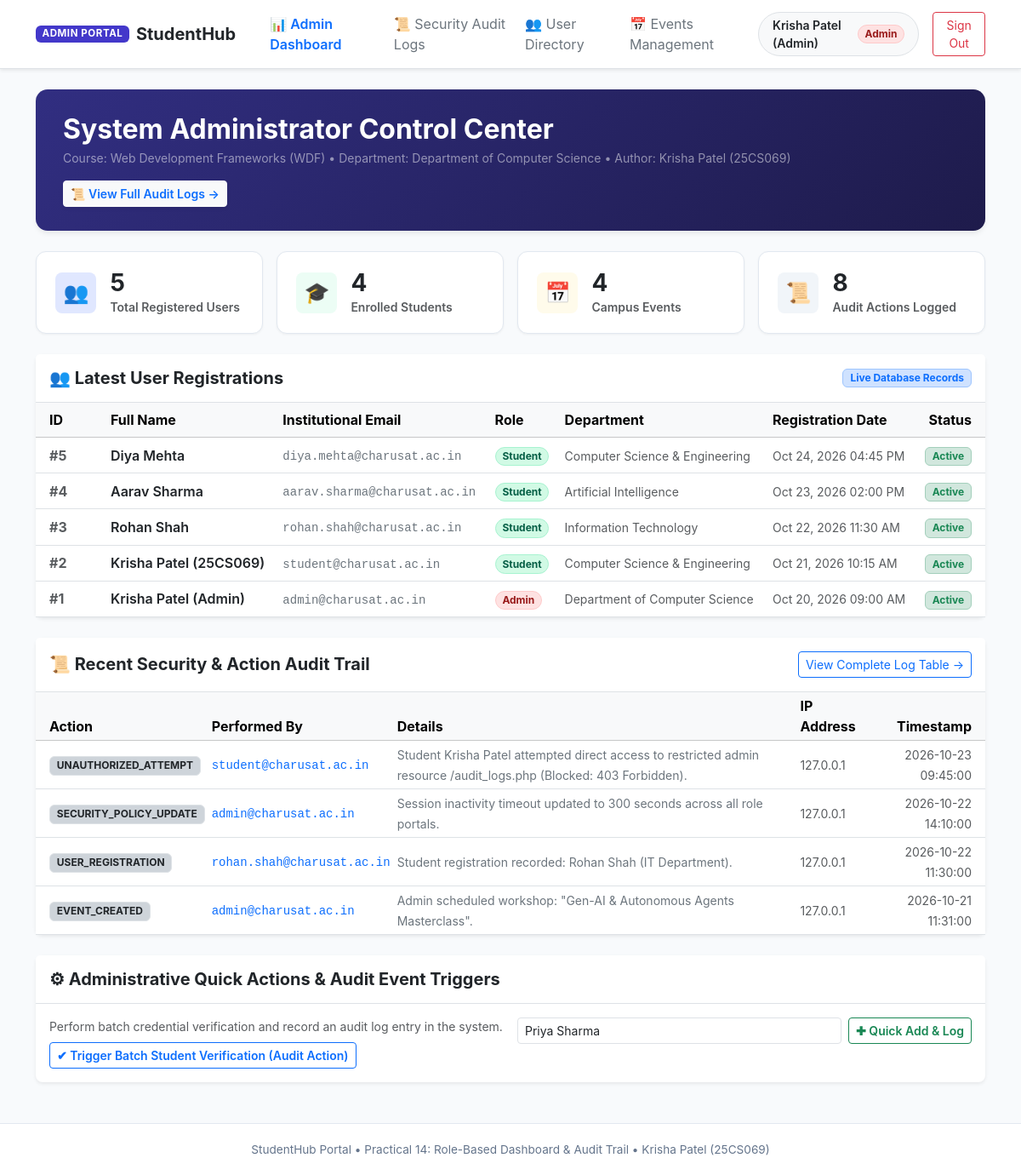
/dashboard.php (signed in), run on the app's committed database.
### tables this page shows
CREATE TABLE `users` (
    `id` INT AUTO_INCREMENT PRIMARY KEY,
    `full_name` VARCHAR(100) NOT NULL,
    `email` VARCHAR(100) NOT NULL UNIQUE,
    `password` VARCHAR(255) NOT NULL,
    `role` ENUM('Admin', 'Student') NOT NULL DEFAULT 'Student',
    `department` VARCHAR(100) DEFAULT 'Computer Science & Engineering',
    `created_at` TIMESTAMP DEFAULT CURRENT_TIMESTAMP,
    INDEX `idx_email` (`email`),
    INDEX `idx_role` (`role`)
);

CREATE TABLE `audit_logs` (
    `id` INT AUTO_INCREMENT PRIMARY KEY,
    `user_id` INT NULL,
    `user_email` VARCHAR(100) NOT NULL,
    `user_role` VARCHAR(50) NOT NULL,
    `action` VARCHAR(100) NOT NULL,
    `details` TEXT NOT NULL,
    `ip_address` VARCHAR(45) NOT NULL DEFAULT '127.0.0.1',
    `created_at` TIMESTAMP DEFAULT CURRENT_TIMESTAMP,
    INDEX `idx_action` (`action`),
    INDEX `idx_user_email` (`user_email`),
    INDEX `idx_created_at` (`created_at`)
);

### dashboard.php (the view, shortened to what this page needs)
<?php
require_once __DIR__ . '/db.php';
$full_name = $_SESSION['full_name'] ?? 'User';
$role      = $_SESSION['role'] ?? 'Student';
$dept      = $_SESSION['department'] ?? 'Computer Science & Engineering';
$stmt_total_users = $pdo->query("SELECT COUNT(*) as cnt FROM users");
$total_users = $stmt_total_users->fetch()['cnt'] ?? 0;
$stmt_students = $pdo->query("SELECT COUNT(*) as cnt FROM users WHERE role = 'Student'");
$total_students = $stmt_students->fetch()['cnt'] ?? 0;
$stmt_events = $pdo->query("SELECT COUNT(*) as cnt FROM events");
$total_events = $stmt_events->fetch()['cnt'] ?? 0;
$stmt_logs = $pdo->query("SELECT COUNT(*) as cnt FROM audit_logs");
$total_audit_logs = $stmt_logs->fetch()['cnt'] ?? 0;
$stmt_latest = $pdo->query("SELECT id, full_name, email, role, department, created_at FROM users ORDER BY id DESC LIMIT 5");
$latest_users = $stmt_latest->fetchAll();
$stmt_recent_logs = $pdo->query("SELECT id, action, details, user_email, ip_address, created_at FROM audit_logs ORDER BY id DESC LIMIT 4");
$recent_logs = $stmt_recent_logs->fetchAll();
?>
<!DOCTYPE html>
<html lang="en">
<head>
    <link href="https://cdn.jsdelivr.net/npm/bootstrap@5.3.3/dist/css/bootstrap.min.css" rel="stylesheet">
</head>
<body>
    <nav class="navbar navbar-expand-lg navbar-light bg-white border-bottom shadow-sm sticky-top">
        <div class="container">
            <a class="navbar-brand d-flex align-items-center gap-2 fw-bold text-dark" href="dashboard.php">
                <span class="badge" style="background-color: <?= $role === 'Admin' ? '#4338ca' : '#059669' ?>; font-size: 0.72rem; letter-spacing: 0.05em;">
                    <?= $role === 'Admin' ? 'ADMIN PORTAL' : 'STUDENT PORTAL' ?>
                </span>
                StudentHub
            </a>
            <div class="collapse navbar-collapse" id="navbarRoleMenu">
                <ul class="navbar-nav me-auto mb-2 mb-lg-0 ms-lg-3">
                    <?php if ($role === 'Admin'): ?>
                        <li class="nav-item">
                            <a class="nav-link active fw-semibold text-primary" href="dashboard.php">&#128202; Admin Dashboard</a>
                        </li>
                        <li class="nav-item">
                            <a class="nav-link text-secondary" href="audit_logs.php">&#128220; Security Audit Logs</a>
                        </li>
                        <li class="nav-item">
                            <a class="nav-link text-secondary" href="dashboard.php#latestRegistrations">&#128101; User Directory</a>
                        </li>
                        <li class="nav-item">
                            <a class="nav-link text-secondary" href="dashboard.php#scheduledEvents">&#128197; Events Management</a>
                        </li>
                    <?php endif; ?>
                </ul>
                <div class="d-flex align-items-center gap-3">
                    <div class="d-flex align-items-center gap-2 bg-light border rounded-pill px-3 py-1">
                        <span class="small fw-semibold text-dark"><?= htmlspecialchars($full_name) ?></span>
                        <span class="badge rounded-pill <?= $role === 'Admin' ? 'badge-role-admin' : 'badge-role-student' ?>">
                            <?= htmlspecialchars($role) ?>
                        </span>
                    </div>
                    <a href="logout.php" class="btn btn-outline-danger btn-sm" id="btnLogout">Sign Out</a>
                </div>
            </div>
        </div>
    </nav>
    <main class="container my-4">
        <div class="hero-banner d-flex justify-content-between align-items-center flex-wrap gap-3">
            <div>
                <h2 class="fw-bold mb-1">
                    <?= $role === 'Admin' ? 'System Administrator Control Center' : 'Welcome, ' . htmlspecialchars($full_name) . '!' ?>
                </h2>
                <p class="mb-0 text-white-50 small">
                    Course: Web Development Frameworks (WDF) &bull; Department: <?= htmlspecialchars($dept) ?> &bull; Author: Krisha Patel (25CS069)
                </p>
            </div>
            <div>
                <?php if ($role === 'Admin'): ?>
                    <a href="audit_logs.php" class="btn btn-light btn-sm fw-semibold shadow-sm text-primary">
                        &#128220; View Full Audit Logs &rarr;
                    </a>
                <?php else: ?>
                    <a href="audit_logs.php" class="btn btn-danger btn-sm fw-semibold shadow-sm" id="btnStudentAttempt403">
                        &#128274; Test RBAC 403 Forbidden Access
                    </a>
                <?php endif; ?>
            </div>
        </div>
        <div class="row g-3 mb-4" id="dynamicStatsRow">
            <div class="col-sm-6 col-lg-3">
                <div class="stat-card d-flex align-items-center gap-3">
                    <div class="stat-icon" style="background-color: #e0e7ff; color: #4338ca;">&#128101;</div>
                    <div>
                        <div class="h3 fw-bold mb-0 text-dark" id="statTotalUsers"><?= $total_users ?></div>
                        <div class="text-muted small fw-semibold">Total Registered Users</div>
                    </div>
                </div>
            </div>
            <div class="col-sm-6 col-lg-3">
                <div class="stat-card d-flex align-items-center gap-3">
                    <div class="stat-icon" style="background-color: #ecfdf5; color: #059669;">&#127891;</div>
                    <div>
                        <div class="h3 fw-bold mb-0 text-dark" id="statStudentCount"><?= $total_students ?></div>
                        <div class="text-muted small fw-semibold">Enrolled Students</div>
                    </div>
                </div>
            </div>
            <div class="col-sm-6 col-lg-3">
                <div class="stat-card d-flex align-items-center gap-3">
                    <div class="stat-icon" style="background-color: #fffbeb; color: #d97706;">&#128197;</div>
                    <div>
                        <div class="h3 fw-bold mb-0 text-dark" id="statEventCount"><?= $total_events ?></div>
                        <div class="text-muted small fw-semibold">Campus Events</div>
                    </div>
                </div>
            </div>
            <div class="col-sm-6 col-lg-3">
                <div class="stat-card d-flex align-items-center gap-3">
                    <div class="stat-icon" style="background-color: #f1f5f9; color: #0f172a;">&#128220;</div>
                    <div>
                        <div class="h3 fw-bold mb-0 text-dark" id="statAuditLogCount"><?= $total_audit_logs ?></div>
                        <div class="text-muted small fw-semibold">Audit Actions Logged</div>
                    </div>
                </div>
            </div>
        </div>
        <div class="card border-0 shadow-sm rounded-3 mb-4" id="latestRegistrations">
            <div class="card-header bg-white border-bottom py-3 d-flex justify-content-between align-items-center">
                <h5 class="fw-bold text-dark mb-0">&#128101; Latest User Registrations</h5>
                <span class="badge bg-primary-subtle text-primary border border-primary-subtle px-2 py-1">
                    Live Database Records
                </span>
            </div>
            <div class="table-responsive">
                <table class="table table-hover align-middle mb-0">
                    <thead class="table-light">
                        <tr>
                            <th class="ps-3" style="width: 80px;">ID</th>
                            <th>Full Name</th>
                            <th>Institutional Email</th>
                            <th>Role</th>
                            <th>Department</th>
                            <th>Registration Date</th>
                            <th class="text-end pe-3">Status</th>
                        </tr>
                    </thead>
                    <tbody>
                        <?php foreach ($latest_users as $u): ?>
                            <tr>
                                <td class="ps-3 fw-bold text-muted">#<?= $u['id'] ?></td>
                                <td>
                                    <span class="fw-semibold text-dark"><?= htmlspecialchars($u['full_name']) ?></span>
                                </td>
                                <td>
                                    <code class="text-secondary"><?= htmlspecialchars($u['email']) ?></code>
                                </td>
                                <td>
                                    <span class="badge rounded-pill <?= $u['role'] === 'Admin' ? 'badge-role-admin' : 'badge-role-student' ?>">
                                        <?= htmlspecialchars($u['role']) ?>
                                    </span>
                                </td>
                                <td><span class="small text-muted"><?= htmlspecialchars($u['department']) ?></span></td>
                                <td><span class="small text-muted"><?= date('M d, Y h:i A', strtotime($u['created_at'])) ?></span></td>
                                <td class="text-end pe-3">
                                    <span class="badge bg-success-subtle text-success border border-success-subtle">
                                        Active
                                    </span>
                                </td>
                            </tr>
                        <?php endforeach; ?>
                    </tbody>
                </table>
            </div>
        </div>
        <?php if ($role === 'Admin'): ?>
            <div class="card border-0 shadow-sm rounded-3 mb-4">
                <div class="card-header bg-white border-bottom py-3 d-flex justify-content-between align-items-center">
                    <h5 class="fw-bold text-dark mb-0">&#128220; Recent Security & Action Audit Trail</h5>
                    <a href="audit_logs.php" class="btn btn-outline-primary btn-sm">View Complete Log Table &rarr;</a>
                </div>
                <div class="table-responsive">
                    <table class="table table-sm table-hover align-middle mb-0">
                        <thead class="table-light">
                            <tr>
                                <th class="ps-3">Action</th>
                                <th>Performed By</th>
                                <th>Details</th>
                                <th>IP Address</th>
                                <th class="text-end pe-3">Timestamp</th>
                            </tr>
                        </thead>
                        <tbody>
                            <?php foreach ($recent_logs as $log): ?>
                                <tr>
                                    <td class="ps-3">
                                        <span class="badge bg-dark-subtle text-dark border">
                                            <?= htmlspecialchars($log['action']) ?>
                                        </span>
                                    </td>
                                    <td><code class="small text-primary"><?= htmlspecialchars($log['user_email']) ?></code></td>
                                    <td><span class="small text-secondary"><?= htmlspecialchars($log['details']) ?></span></td>
                                    <td><span class="small text-muted"><?= htmlspecialchars($log['ip_address']) ?></span></td>
                                    <td class="text-end pe-3"><span class="small text-muted"><?= $log['created_at'] ?></span></td>
                                </tr>
                            <?php endforeach; ?>
                        </tbody>
                    </table>
                </div>
            </div>
            <div class="card border-0 shadow-sm rounded-3 mb-4">
                <div class="card-header bg-white border-bottom py-3">
                    <h5 class="fw-bold text-dark mb-0">&#9881; Administrative Quick Actions & Audit Event Triggers</h5>
                </div>
                <div class="card-body">
                    <div class="row g-3">
                        <div class="col-md-6">
                            <form method="POST">
                                <p class="small text-muted mb-2">Perform batch credential verification and record an audit log entry in the system.</p>
                                <button type="submit" class="btn btn-outline-primary btn-sm fw-semibold" id="btnTriggerBatchVerify">
                                    &#10004; Trigger Batch Student Verification (Audit Action)
                                </button>
                            </form>
                        </div>
                        <div class="col-md-6">
                            <form method="POST" class="d-flex gap-2">
                                <input type="text" name="new_name" class="form-control form-control-sm" placeholder="New student name" value="Priya Sharma" required>
                                <button type="submit" class="btn btn-outline-success btn-sm text-nowrap fw-semibold" id="btnQuickCreateUser">
                                    &#10010; Quick Add & Log
                                </button>
                            </form>
                        </div>
                    </div>
                </div>
            </div>
        <?php endif; ?>
    </main>
    <footer>
        StudentHub Portal &bull; Practical 14: Role-Based Dashboard & Audit Trail &bull; Krisha Patel (25CS069)
    </footer>
</body>
</html>

### data on the page
users: id "5", full_name "Diya Mehta", email "diya.mehta@charusat.ac.in", role "Student", department "Computer Science & Engineering", created_at "Oct 24, 2026 04:45 PM"
users: id "4", full_name "Aarav Sharma", email "aarav.sharma@charusat.ac.in", role "Student", department "Artificial Intelligence", created_at "Oct 23, 2026 02:00 PM"
users: id "3", full_name "Rohan Shah", email "rohan.shah@charusat.ac.in", role "Student", department "Information Technology", created_at "Oct 22, 2026 11:30 AM"
users: id "2", full_name "Krisha Patel (25CS069)", email "student@charusat.ac.in", role "Student", department "Computer Science & Engineering", created_at "Oct 21, 2026 10:15 AM"
users: id "1", full_name "Krisha Patel (Admin)", email "admin@charusat.ac.in", role "Admin", department "Department of Computer Science", created_at "Oct 20, 2026 09:00 AM"
audit_logs: action "UNAUTHORIZED_ATTEMPT", user_email "student@charusat.ac.in", details "Student Krisha Patel attempted direct access to restricted admin resource /audit_logs.php (Blocked: 403 Forbidden).", ip_address "127.0.0.1", created_at "2026-10-23 09:45:00"
audit_logs: action "SECURITY_POLICY_UPDATE", user_email "admin@charusat.ac.in", details "Session inactivity timeout updated to 300 seconds across all role portals.", ip_address "127.0.0.1", created_at "2026-10-22 14:10:00"
audit_logs: action "USER_REGISTRATION", user_email "rohan.shah@charusat.ac.in", details "Student registration recorded: Rohan Shah (IT Department).", ip_address "127.0.0.1", created_at "2026-10-22 11:30:00"
audit_logs: action "EVENT_CREATED", user_email "admin@charusat.ac.in", details "Admin scheduled workshop: \"Gen-AI & Autonomous Agents Masterclass\".", ip_address "127.0.0.1", created_at "2026-10-21 11:31:00"

### other printed values
$full_name "Krisha Patel (Admin)"
$role "Admin"
$dept "Department of Computer Science"
$total_users "5"
$total_students "4"
$total_events "4"
$total_audit_logs "8"
